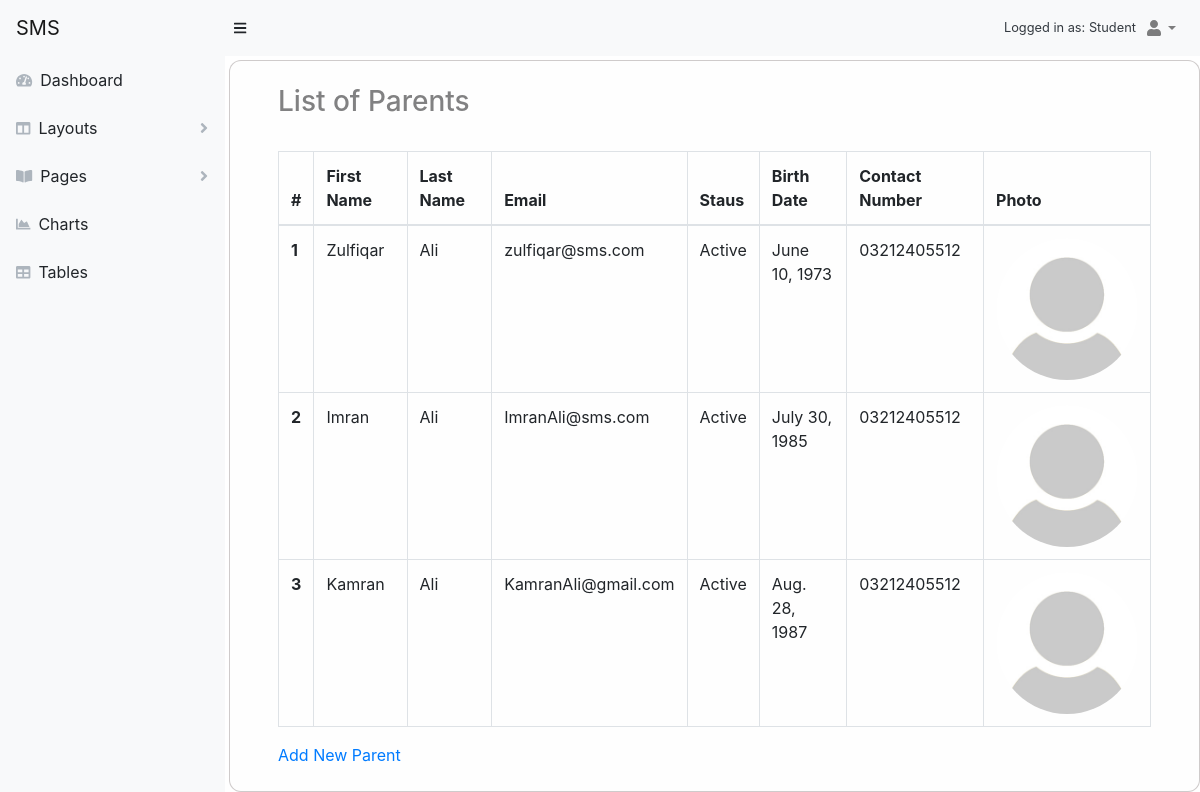
Before: /account/view-parent/ (signed in) with the older database file.
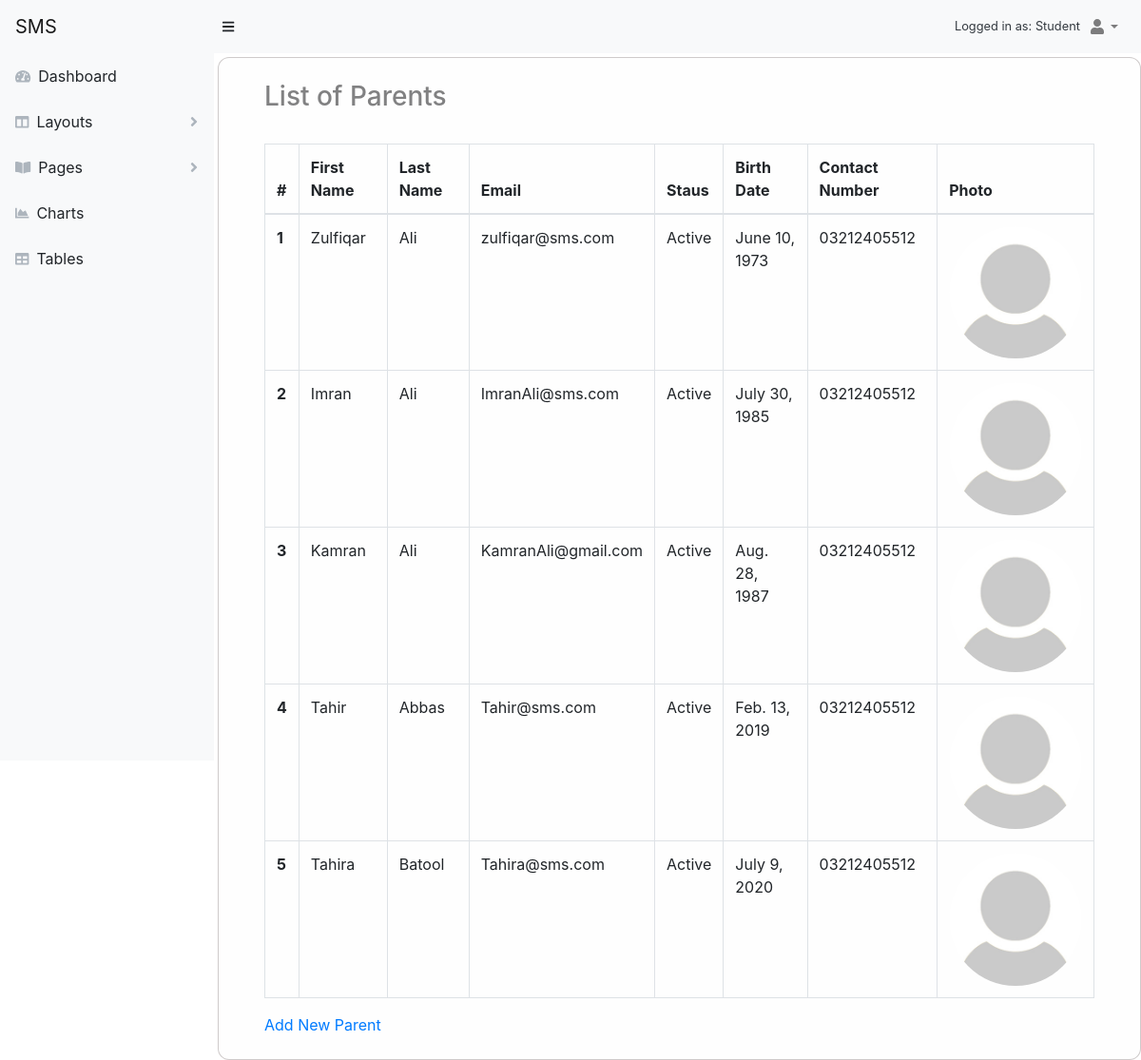
After: the same page with the newer database file.
### accounts/models.py (models this page shows, shortened)
class Profile(models.Model):
    user = models.OneToOneField(User, on_delete=models.CASCADE ,default=1)
    photo = models.ImageField(upload_to=settings.MEDIA_ROOT+'/images/profile_images/%Y%m%d', null=True, blank=True, default='/media/images/default.jpg')
    birth_date = models.DateField()
    date_left = models.DateField(null=True, blank=True)
    salary = models.FloatField(max_length=6)
    contact_number = models.CharField(max_length=11)
    address = models.ForeignKey(Address, on_delete=models.CASCADE, default=1)
    CHOICES = [('M', 'Male'), ('F', 'Female')]
    gender = models.CharField(_('gender'), max_length=1, choices=CHOICES)
    class Meta:
        abstract = True

class Parent(Profile):
    salary = None
    date_left = None
    class Meta:
        db_table = 'Parent'
        verbose_name = _('parent')
        verbose_name_plural = _('parents')

class User(AbstractBaseUser, PermissionsMixin):
    email = models.EmailField(_('email address'), unique=True)
    first_name = models.CharField(_('first name'), max_length=30, blank=True)
    last_name = models.CharField(_('last name'), max_length=30, blank=True)
    date_joined = models.DateTimeField(_('date joined'), auto_now_add=True)
    is_active = models.BooleanField(_('active'), default=True)
    is_staff = models.BooleanField(_('staff'), default=True)
    objects = UserManager()
    USERNAME_FIELD = 'email'
    REQUIRED_FIELDS = []
    class Meta:
        db_table = "User"
        verbose_name = _('user')
        verbose_name_plural = _('users')

### accounts/views.py (the view)
# urls.py: path('view-parent/', views.ViewParentUser.as_view(), name='view_parent'),
class ViewParentUser(View):
    template_name = 'accounts/parent/parents.html'
    def get(self, request):
        parents = Parent.objects.all()
        context = { 'parents': parents }
        return render(request, self.template_name, context)

### templates/accounts/parent/parents.html (shortened to what this page needs)
{% extends 'layouts/base.html' %}
{% block content %}
<div class="container">
        <h3>List of Parents</h3>
    <br>
    <table class="table table-lg table-bordered">
        <thead>
            <tr>
                <th>#</th>
                <th>First Name</th>
                <th>Last Name</th>
                <th>Email</th>
                <th>Staus</th>
                <th>Birth Date</th>
                <th>Contact Number</th>
                <th>Photo</th>
            </tr>
        </thead>
        <tbody>
            {% for parent in parents %}
                <tr>
                    <th>{{ forloop.counter }}</th>
                    <td>{{parent.user.first_name}}</td>
                    <td>{{parent.user.last_name}}</td>
                    <td>{{parent.user.email}}</td>
                    <td>{% if parent.user.is_active %} Active {%else%} In-Active {% endif %}</td>
                    <td>{{parent.birth_date}}</td>
                    <td>{{parent.contact_number}}</td>
                    <td>
                        {% if parent.photo %}
                            <img class='rounded-circle card-img' src={{ parent.photo.url }}/>
                        {% else %}
                            <img class="rounded-circle card-img " src='/media/images/default.jpg'/>
                        {% endif %}
                    </td>
                </tr>
            {% endfor %}
        </tbody>
    </table>
    <a href="{% url 'accounts:create_parent' %}">Add New Parent</a>
</div>
{% endblock content %}

Changed rows visible on the page:
added Parent: user.first_name "Tahir", user.last_name "Abbas", user.email "Tahir@sms.com", shows "Active", birth_date "Feb. 13, 2019", contact_number "03212405512"
added Parent: user.first_name "Tahira", user.last_name "Batool", user.email "Tahira@sms.com", shows "Active", birth_date "July 9, 2020", contact_number "03212405512"
